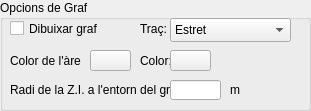
  <widget class="QGroupBox" name="groupBox_4">
   <property name="geometry">
    <rect>
     <x>370</x>
     <y>10</y>
     <width>311</width>
     <height>111</height>
    </rect>
   </property>
   <property name="title">
    <string>Opcions de Graf</string>
   </property>
   <widget class="QCheckBox" name="checkBoxDibuix">
    <property name="geometry">
     <rect>
      <x>10</x>
      <y>20</y>
      <width>91</width>
      <height>17</height>
     </rect>
    </property>
    <property name="text">
     <string>Dibuixar graf</string>
    </property>
   </widget>
   <widget class="QLabel" name="lblColorArea">
    <property name="geometry">
     <rect>
      <x>10</x>
      <y>50</y>
      <width>71</width>
      <height>21</height>
     </rect>
    </property>
    <property name="text">
     <string>Color de l'àrea:</string>
    </property>
   </widget>
   <widget class="QLabel" name="lblColor">
    <property name="geometry">
     <rect>
      <x>140</x>
      <y>50</y>
      <width>31</width>
      <height>21</height>
     </rect>
    </property>
    <property name="text">
     <string>Color:</string>
    </property>
   </widget>
   <widget class="QLabel" name="lblTras">
    <property name="geometry">
     <rect>
      <x>140</x>
      <y>13</y>
      <width>31</width>
      <height>31</height>
     </rect>
    </property>
    <property name="text">
     <string>Traç:</string>
    </property>
   </widget>
   <widget class="QComboBox" name="comboTras">
    <property name="geometry">
     <rect>
      <x>170</x>
      <y>18</y>
      <width>121</width>
      <height>24</height>
     </rect>
    </property>
    <item>
     <property name="text">
      <string>Estret</string>
     </property>
    </item>
    <item>
     <property name="text">
      <string>Mitjà</string>
     </property>
    </item>
    <item>
     <property name="text">
      <string>Ample</string>
     </property>
    </item>
   </widget>
   <widget class="QLabel" name="label_10">
    <property name="geometry">
     <rect>
      <x>230</x>
      <y>83</y>
      <width>46</width>
      <height>13</height>
     </rect>
    </property>
    <property name="text">
     <string>m</string>
    </property>
   </widget>
   <widget class="QLabel" name="label_12">
    <property name="geometry">
     <rect>
      <x>10</x>
      <y>80</y>
      <width>181</width>
      <height>20</height>
     </rect>
    </property>
    <property name="text">
     <string>Radi de la Z.I. a l'entorn del graf</string>
    </property>
   </widget>
   <widget class="QPushButton" name="colorArea">
    <property name="geometry">
     <rect>
      <x>90</x>
      <y>50</y>
      <width>41</width>
      <height>21</height>
     </rect>
    </property>
    <property name="text">
     <string/>
    </property>
   </widget>
   <widget class="QPushButton" name="color">
    <property name="geometry">
     <rect>
      <x>170</x>
      <y>50</y>
      <width>41</width>
      <height>21</height>
     </rect>
    </property>
    <property name="text">
     <string/>
    </property>
   </widget>
   <widget class="QLineEdit" name="TL_radiZI">
    <property name="geometry">
     <rect>
      <x>170</x>
      <y>80</y>
      <width>51</width>
      <height>20</height>
     </rect>
    </property>
   </widget>
  </widget>
